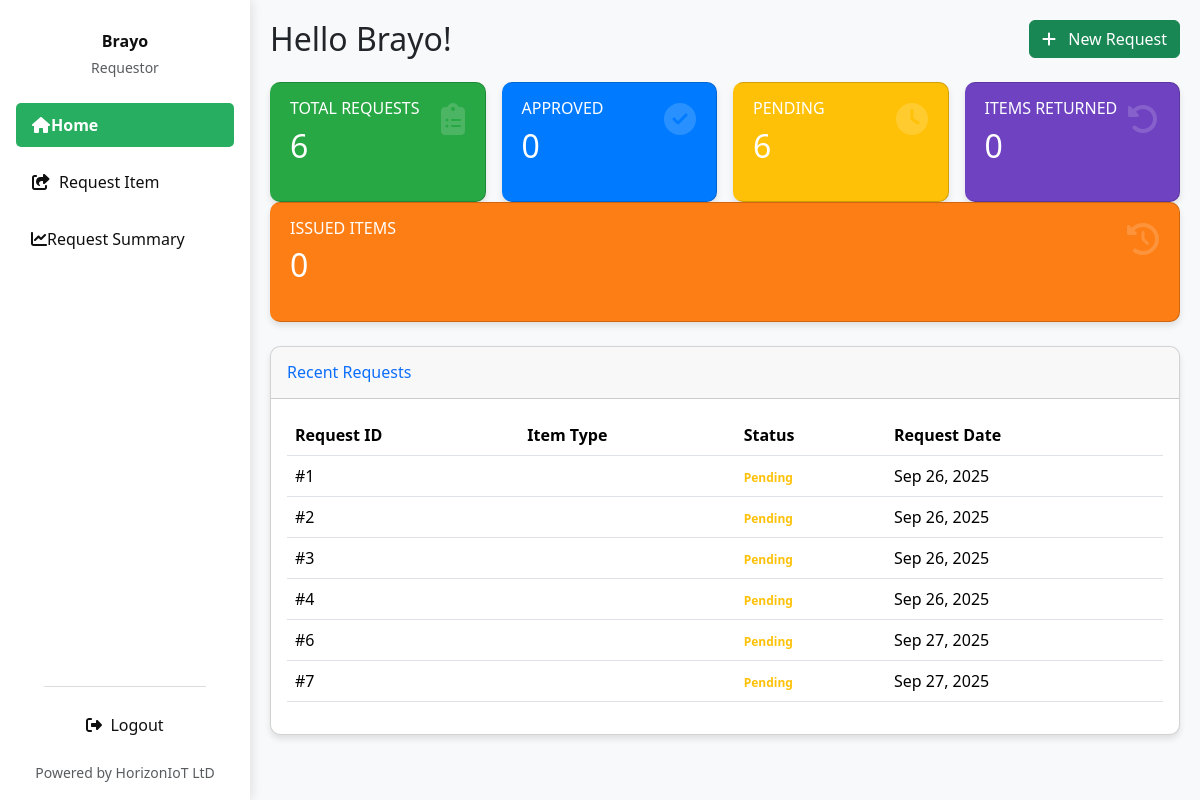
The app's page / (signed in) with its own data.
### invent/models.py (models this page shows, shortened)
class DeviceRequest(models.Model):
    device = models.ForeignKey(
        "Device",  # 👈 reference by string to avoid circular import
        on_delete=models.CASCADE,
        related_name="requests"
    )
    requestor = models.ForeignKey(
        User,  # still linked to the User model
        on_delete=models.CASCADE,
        related_name="device_requests"
    )
    client = models.ForeignKey(
        "Client",  # 👈 reference by string to avoid circular import
        on_delete=models.CASCADE,
        related_name="client_requests",
        null=True,
        blank=True
    )
    quantity = models.PositiveIntegerField(default=1)
    reason = models.TextField(blank=True, null=True)
    application_date = models.DateField(default=timezone.now)
    STATUS_CHOICES = [
        ('Pending', 'Pending'),
        ('Approved', 'Approved'),
        ('Issued', 'Issued'),
        ('Rejected', 'Rejected'),
        ('Cancelled', 'Cancelled'),
        ('Partially Returned', 'Partially Returned'),
        ('Fully Returned', 'Fully Returned'),
    ]
    status = models.CharField(
        max_length=20, choices=STATUS_CHOICES, default='Pending'
    )
    date_requested = models.DateTimeField(auto_now_add=True)
    date_issued = models.DateTimeField(null=True, blank=True)
    returned_quantity = models.PositiveIntegerField(default=0)
    _original_status = None
    def __init__(self, *args, **kwargs):
        super().__init__(*args, **kwargs)
        self._original_status = self.status

### invent/views.py (the view)
# urls.py: path('', views.requestor_dashboard, name='requestor_dashboard'),
@login_required
def requestor_dashboard(request):
    user_requests = DeviceRequest.objects.filter(
        requestor=request.user
    ).order_by('id')  # ascending order
    labeled_requests = []
    total_requests_count = user_requests.count()
    for idx, req in enumerate(user_requests, start=1):
        label = total_requests_count - idx + 1
        req.label_id = label
        labeled_requests.append(req)
    device_summary = (
        user_requests
        .values('device__imei_no')  # use the actual field name
        .annotate(
            total_requested=Count('id'),
            total_approved=Count('id', filter=Q(status='Approved')),
            total_pending=Count('id', filter=Q(status='Pending')),
            total_issued=Count('id', filter=Q(status='Issued')),
            total_fully_returned=Count('id', filter=Q(status='Fully Returned')),
            total_partially_returned=Count('id', filter=Q(status='Partially Returned')),
        )
        .order_by('device__imei_no')
    )
    total_requests = user_requests.count()
    approved_count = user_requests.filter(status='Approved').count()
    pending_count = user_requests.filter(status='Pending').count()
    issued_count = user_requests.filter(status='Issued').count()
    fully_returned_count = user_requests.filter(status='Fully Returned').count()
    partially_returned_count = user_requests.filter(status='Partially Returned').count()
    return render(request, 'invent/requestor_dashboard.html', {
        'requests': labeled_requests,
        'total_requests': total_requests,
        'approved_count': approved_count,
        'pending_count': pending_count,
        'issued_count': issued_count,
        'fully_returned_count': fully_returned_count,
        'partially_returned_count': partially_returned_count,
        'device_summary': device_summary,
    })

### invent/context_processors.py (called while the page is built)
def pending_requests_count(request):
    count = 0  # Default to 0
    if request.user.is_authenticated:
        if request.user.has_perm('invent.can_issue_item'):
            count = ItemRequest.objects.filter(status='Pending').count()
    return {'pending_requests_count_for_sidebar': count}

### invent/templates/invent/requestor_dashboard.html (shortened to what this page needs)
<!DOCTYPE html>
<html lang="en">
<head>
  <link href="https://cdn.jsdelivr.net/npm/bootstrap@5.3.3/dist/css/bootstrap.min.css" rel="stylesheet">
  <link href="https://cdnjs.cloudflare.com/ajax/libs/font-awesome/6.4.0/css/all.min.css" rel="stylesheet">
  <link rel="stylesheet" href="https://cdnjs.cloudflare.com/ajax/libs/animate.css/4.1.1/animate.min.css"/>
</head>
<body class="bg-light">
<div class="d-flex">
  <div class="sidebar vh-100 p-3 d-flex flex-column justify-content-between">
    <div>
      <div class="text-center mb-4 pt-3">
        <h6 class="fw-bold mb-1">{{ user.first_name|default:user.username }}</h6>
        <small class="text-muted">Requestor</small>
      </div>
      <ul class="nav flex-column">
        <li class="nav-item mb-2">
          <a class="nav-link {% if request.resolver_match.url_name == 'requestor_dashboard' %}active{% endif %}" href="{% url 'requestor_dashboard' %}">
            <i class="fas fa-fw fa-home"></i> <span>Home</span>
          </a>
        </li>
        <li class="nav-item mb-2">
          <a class="nav-link {% if request.resolver_match.url_name == 'request_device' %}active{% endif %}" href="{% url 'request_device' %}">
            <i class="fas fa-fw fa-share-square me-2"></i> <span>Request Item</span>
          </a>
        </li>
        <li class="nav-item mb-2">
          <a class="nav-link {% if request.resolver_match.url_name == 'request_summary' %}active{% endif %}" href="{% url 'request_summary' %}">
            <i class="fas fa-chart-line"></i> <span>Request Summary</span>
          </a>
        </li>
      </ul>
    </div>
    <footer class="text-center px-2">
      <hr class="border-secondary opacity-25 mx-auto" style="width: 80%">
      <div class="d-flex justify-content-center">
        <a class="nav-link logout-link text-center" href="{% url 'logout' %}" style="width: auto;">
          <i class="fas fa-right-from-bracket me-2"></i> <span>Logout</span>
        </a>
      </div>
      <div class="mt-2">
        <small class="text-muted">Powered by HorizonIoT LtD</small>
      </div>
    </footer>
  </div>
  <main class="main-content w-100">
    {% block main_content %}
    <div class="d-flex justify-content-between align-items-center mb-4 flex-wrap">
      <h2 class="greeting mb-3 mb-md-0 animate__animated animate__fadeInLeft">Hello {{ user.first_name|default:user.username }}!</h2>
      <a href="{% url 'request_device' %}" class="btn btn-success animate__animated animate__fadeInRight">
        <i class="fas fa-plus me-2"></i> New Request
      </a>
    </div>
    <div class="card-row mb-4">
      <div class="card-col">
        <div class="card summary-card card-total animate__animated animate__fadeInUp animate__delay-0.2s">
          <div class="card-body">
            <h6 class="text-uppercase mb-2">Total Requests</h6>
            <h2 class="mb-0">{{ total_requests }}</h2>
            <i class="fas fa-clipboard-list card-icon"></i>
          </div>
        </div>
      </div>
      <div class="card-col">
        <div class="card summary-card card-approved animate__animated animate__fadeInUp animate__delay-0.4s">
          <div class="card-body">
            <h6 class="text-uppercase mb-2">Approved</h6>
            <h2 class="mb-0">{{ approved_count }}</h2>
            <i class="fas fa-check-circle card-icon"></i>
          </div>
        </div>
      </div>
      <div class="card-col">
        <div class="card summary-card card-pending animate__animated animate__fadeInUp animate__delay-0.6s">
          <div class="card-body">
            <h6 class="text-uppercase mb-2">Pending</h6>
            <h2 class="mb-0">{{ pending_count }}</h2>
            <i class="fas fa-clock card-icon"></i>
          </div>
        </div>
      </div>
      <div class="card-col">
        <div class="card summary-card card-returned animate__animated animate__fadeInUp animate__delay-0.8s">
          <div class="card-body">
            <h6 class="text-uppercase mb-2">Items Returned</h6>
            <h2 class="mb-0">{{ fully_returned_count }}</h2>
            <i class="fas fa-undo-alt card-icon"></i>
          </div>
        </div>
      </div>
      <div class="card-col">
        <div class="card summary-card card-partial animate__animated animate__fadeInUp animate__delay-1s">
          <div class="card-body">
            <h6 class="text-uppercase mb-2">Issued Items</h6>
            <h2 class="mb-0">{{ issued_count }}</h2>
            <i class="fas fa-history card-icon"></i>
          </div>
        </div>
      </div>
    </div>
    <div class="card data-table animate__animated animate__fadeInUp">
      <div class="card-header py-3 d-flex justify-content-between align-items-center">
        <h6 class="m-0 font-weight-bold text-primary">Recent Requests</h6>
      </div>
      <div class="card-body">
        <div class="table-responsive">
          <table class="table table-hover">
            <thead>
              <tr>
                <th>Request ID</th>
                <th>Item Type</th>
                <th>Status</th>
                <th>Request Date</th>
              </tr>
            </thead>
            <tbody>
              {% for req in requests %}
              <tr class="table-row-clickable" data-request-id="{{ req.id }}">
                <td>#{{ req.id }}</td>
                <td>{{ req.item.name }}</td>
                <td>
                  {% if req.status == "Approved" %}
                    <span class="badge badge-status-approved">Approved</span>
                  {% elif req.status == "Denied" %}
                    <span class="badge badge-status-denied">Denied</span>
                  {% elif req.status == "Pending" %}
                    <span class="badge badge-status-pending">Pending</span>
                  {% elif req.status == "Issued" %}
                    <span class="badge badge-status-issued">Issued</span>
                  {% elif req.status == "Fully Returned" %}
                    <span class="badge badge-status-fully-returned">Fully Returned</span>
                  {% elif req.status == "Partially Returned" %}
                    <span class="badge badge-status-partially-returned">Partially Returned</span>
                  {% else %}
                    <span class="badge bg-info text-dark">{{ req.status }}</span>
                  {% endif %}
                </td>
                <td>{{ req.date_requested|date:"M d, Y" }}</td>
              </tr>
              {% endfor %}
            </tbody>
          </table>
        </div>
      </div>
    </div>
    {% endblock main_content %}
  </main>
</div>
</body>
</html>

### invent/templates/invent/requestor_dashboard.html (style rules this page uses)
:root { --sidebar-bg: white; --sidebar-text: #0f0f0f; --sidebar-active: #27ae60; --sidebar-hover: #15b33c; --card-total-bg: #28a745; --card-approved-bg: #007bff; --card-pending-bg: #ffc107; --card-returned-bg: #6f42c1; --card-partial-bg: #fd7e14; --status-approved: #28a745; --status-denied: #dc3545; --status-pending: #ffc107; --status-issued: #17a2b8; --status-fully-returned: #6f42c1; --status-partially-returned: #fd7e14; }
body { font-family: 'Segoe UI', Tahoma, Geneva, Verdana, sans-serif; margin: 0; padding: 0; overflow-x: hidden; }
.sidebar { background-color: var(--sidebar-bg); color: var(--sidebar-text); box-shadow: 2px 0 10px rgba(0,0,0,0.1); transition: all 0.3s; position: fixed; height: 100vh; width: 250px; z-index: 1000; left: 0; top: 0; }
.sidebar .nav-link { color: var(--sidebar-text); border-radius: 5px; padding: 10px 15px; margin-bottom: 5px; transition: all 0.3s; display: flex; align-items: center; }
.sidebar .nav-link.active { background-color: var(--sidebar-active); font-weight: 600; color: white !important; }
.sidebar .logout-link { color: var(--sidebar-text); transition: color 0.3s; display: flex; align-items: center; }
.main-content { padding: 20px; background-color: #f8f9fa; min-height: 100vh; margin-left: 250px; transition: margin-left 0.3s; }
.summary-card { border-radius: 10px; box-shadow: 0 4px 6px rgba(0,0,0,0.1); transition: transform 0.3s, background-color 0.3s, color 0.3s; height: 100%; position: relative; overflow: hidden; color: white; margin-bottom: 20px; }
.card-icon { position: absolute; right: 20px; top: 20px; font-size: 2rem; opacity: 0.2; color: rgba(255,255,255,0.8); }
.summary-card h6, .summary-card h2 { color: white !important; }
.card-total { background-color: var(--card-total-bg); border-left: 4px solid var(--card-total-bg); }
.card-approved { background-color: var(--card-approved-bg); border-left: 4px solid var(--card-approved-bg); }
.card-pending { background-color: var(--card-pending-bg); border-left: 4px solid var(--card-pending-bg); }
.card-returned { background-color: var(--card-returned-bg); border-left: 4px solid var(--card-returned-bg); }
.card-partial { background-color: var(--card-partial-bg); border-left: 4px solid var(--card-partial-bg); }
.data-table { border-radius: 10px; box-shadow: 0 4px 6px rgba(0,0,0,0.1); overflow-x: auto; }
.badge-status-pending { color: var(--status-pending); font-weight: 600; background-color: transparent !important; padding: 0; }
.card-row { display: flex; flex-wrap: wrap; margin-right: -8px; margin-left: -8px; }
.card-col { padding-left: 8px; padding-right: 8px; flex: 1 0 0%; min-width: 200px; }

### records on screen
DeviceRequest: id "1", status "Pending", date_requested "Sep 26, 2025"
DeviceRequest: id "2", status "Pending", date_requested "Sep 26, 2025"
DeviceRequest: id "3", status "Pending", date_requested "Sep 26, 2025"
DeviceRequest: id "4", status "Pending", date_requested "Sep 26, 2025"
DeviceRequest: id "6", status "Pending", date_requested "Sep 27, 2025"
DeviceRequest: id "7", status "Pending", date_requested "Sep 27, 2025"

### other values on screen
{{ user.first_name|default:user.username }} "Brayo"
{{ total_requests }} "6"
{{ approved_count }} "0"
{{ pending_count }} "6"
{{ fully_returned_count }} "0"
{{ issued_count }} "0"
